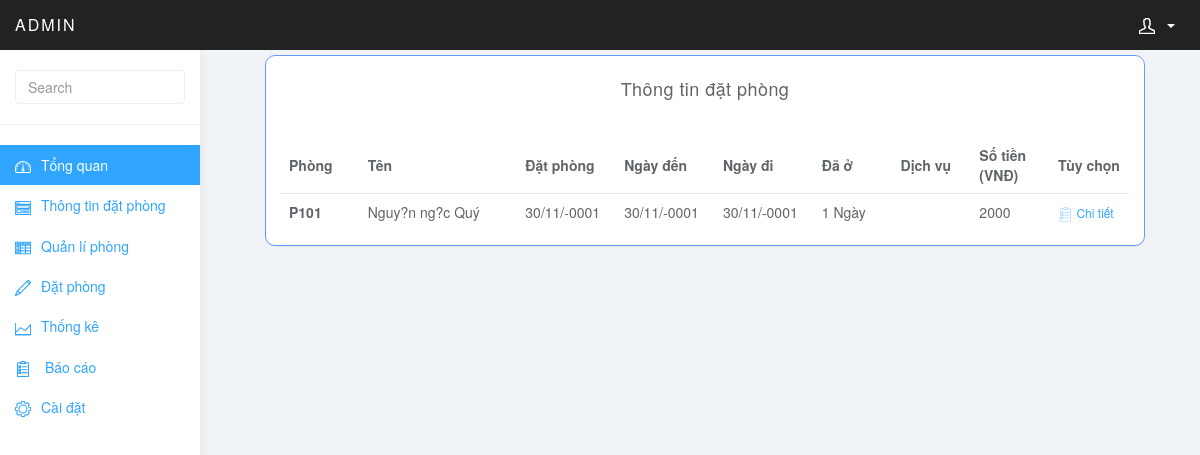
/admin/controller/room.php (signed in), run on the app's committed database.
### tables this page shows
CREATE TABLE `room_order` (
  `id` int(11) NOT NULL,
  `room_id` int(11) NOT NULL,
  `status_id` int(11) NOT NULL,
  `note` varchar(200) NOT NULL,
  `date_check_in` date NOT NULL,
  `date_checkout` date NOT NULL,
  `date_order` date NOT NULL,
  `customer_id` int(11) NOT NULL,
  `price` decimal(10,0) NOT NULL,
  `quantity` int(11) NOT NULL
);

CREATE TABLE `room` (
  `id` int(11) NOT NULL,
  `name` varchar(100) NOT NULL,
  `room_type_id` int(11) NOT NULL,
  `img` varchar(255) NOT NULL,
  `description` text NOT NULL,
  `price` decimal(10,0) NOT NULL
);

CREATE TABLE `customer` (
  `id` int(11) NOT NULL,
  `name` varchar(100) NOT NULL,
  `birth_day` date NOT NULL,
  `passport` varchar(50) NOT NULL,
  `email` varchar(100) NOT NULL,
  `password` varchar(100) NOT NULL,
  `phone` varchar(20) NOT NULL,
  `gender` varchar(100) NOT NULL,
  `adress` varchar(200) NOT NULL,
  `city_id` int(11) NOT NULL
);

### admin/controller/room.php (called while the page is built)
<?php
	require_once('../view/view_room.php');
?>

### admin/include/get_list.php (called while the page is built, shortened)
<?php
function get_setting() {
    global $db;
    $query = '
        SELECT *
        FROM hotel_option';
    try {
        $statement = $db->prepare($query);
        $statement->execute();
        $result = $statement->fetch();
        return $result;
    } catch (PDOException $e) {
        $error_message = $e->getMessage();
        display_db_error($error_message);
    }
}
?>

### admin/link.php (called while the page is built)
<?php
	require_once('include/config.php');
	require_once('include/get_list.php');
	$option=get_setting();
	$a='/admin';
	$plink=$option['link'].$a;
?>

### admin/include/room_db.php (called while the page is built, shortened)
<?php
function get_room($id) {
    global $db;
    $query = '
        SELECT *
        FROM room
        WHERE id = :id';
    try {
        $statement = $db->prepare($query);
        $statement->bindValue(':id', $id);
        $statement->execute();
        $result = $statement->fetch();
        return $result;
    } catch (PDOException $e) {
        $error_message = $e->getMessage();
        display_db_error($error_message);
    }
}
function get_list_room_order() {
    global $db;
    $query = '
        SELECT * FROM room_order';
    try {
        $statement = $db->prepare($query);
        $statement->execute();
        $result = $statement->fetchAll();
        return $result;
    } catch (PDOException $e) {
        $error_message = $e->getMessage();
        display_db_error($error_message);
    }
}
?>

### admin/include/customer_db.php (called while the page is built, shortened)
<?php
function get_customer_id($id) {
    global $db;
    $query = '
        SELECT *
        FROM customer
        WHERE id = :id';
    try {
        $statement = $db->prepare($query);
        $statement->bindValue(':id', $id);
        $statement->execute();
        $result = $statement->fetch();
        return $result;
    } catch (PDOException $e) {
        $error_message = $e->getMessage();
        display_db_error($error_message);
    }
}
?>

### admin/view/menu.php (the view, shortened to what this page needs)
<?php
	require_once('../link.php');
?>
<!DOCTYPE html>
<html>
<head>
<link href="<?php echo $plink;?>/bootstrap/css/bootstrap.min.css" rel="stylesheet">
<link href="<?php echo $plink;?>/css/styles.css" rel="stylesheet">
<link href="<?php echo $plink;?>/css/form.css" rel="stylesheet">
</head>
<body>
	<nav class="navbar navbar-inverse navbar-fixed-top" role="navigation">
		<div class="container-fluid">
			<div class="navbar-header">
				<a class="navbar-brand" href="<?php echo $plink;?>/index.php"><span></span>admin</a>
				<ul class="user-menu">
					<li class="dropdown pull-right">
						<a href="#" class="dropdown-toggle" data-toggle="dropdown"><svg class="glyph stroked male-user"><use xlink:href="#stroked-male-user"></use></svg><span class="caret"></span></a>
					</li>
				</ul>
			</div>
		</div>
	</nav>
		<div id="sidebar-collapse" class="col-sm-3 col-lg-2 sidebar">
		<form role="search">
			<div class="form-group">
				<input type="text" class="form-control" placeholder="Search">
			</div>
		</form>
		<ul class="nav menu">
			<li class="active"><a href="<?php echo $plink;?>/index.php"><svg class="glyph stroked dashboard-dial"><use xlink:href="#stroked-dashboard-dial"></use></svg>Tổng quan</a></li>
			<li><a href="<?php echo $plink;?>/controller/room.php"><svg class="glyph stroked app window with content"><use xlink:href="#stroked-app-window-with-content"></use></svg>Thông tin đặt phòng</a></li>
			<li <?php if($_SESSION['level']!='1'){echo "style='display:none'";}else echo "";?>><a href="<?php echo $plink;?>/controller/room_setting.php"><svg class="glyph stroked table"><use xlink:href="#stroked-table"></use></svg>Quản lí phòng</a></li>
			<li><a href="<?php echo $plink;?>/controller/form.php"><svg class="glyph stroked pencil"><use xlink:href="#stroked-pencil"></use></svg>Đặt phòng</a></li>
			<li><a href="<?php echo $plink;?>/controller/statistical.php"><svg class="glyph stroked line-graph"><use xlink:href="#stroked-line-graph"></use></svg>Thống kê</a></li>
			<li><a href="<?php echo $plink;?>/controller/user.php""><svg class="glyph stroked clipboard with paper"><use xlink:href="#stroked-clipboard-with-paper"></use></svg> Báo cáo</a></li>
			<li <?php if($_SESSION['level']!='1'){echo "style='display:none'";}else echo "";?>><a href="<?php echo $plink;?>/controller/setting.php"><svg class="glyph stroked gear"><use xlink:href="#stroked-gear"></use></svg>Cài đặt</a></li>
		</ul>
	</div>

### admin/view/view_room.php (shortened to what this page needs)
<?php
	require_once('../include/config.php');
	require_once('../include/room_db.php');
	require_once('../include/customer_db.php');
	require_once('../link.php');
		require_once('menu.php');
		$orders=get_list_room_order();
?>
	<div class="col-sm-9 col-sm-offset-3 col-lg-10 col-lg-offset-2 main">
	<form method="POST" class="col-sm-12 col-lg-12">
			<div class="row col-md-12">
				<div class="right col-lg-12">
				  <section class="panel">
				      <header class="panel-heading" style="text-align:center">
				          Thông tin đặt phòng
				      </header>
						<div class="panel-body table-responsive">
							<table class="table ">
								<thead>
									<tr>
										<th class="col-md-1">Phòng</th>
										<th class="col-md-2">Tên</th>
										<th class="col-md-1">Đặt phòng</th>
										<th class="col-md-1">Ngày đến</th>
										<th class="col-md-1">Ngày đi</th>
										<th class="col-md-1">Đã ở</th>
										<th class="col-md-1">Dịch vụ</th>
										<th class="col-md-1">Số tiền (VNĐ)</th>
										<th class="col-md-1">Tùy chọn</th>
									</tr>
								</thead>
								<tbody>
								<?php foreach ($orders as $order):?>
									<tr>
										<th scope="row"><?php $room=get_room($order['room_id']);echo $room['name'];?></th>
										<td><?php $customer=get_customer_id($order['customer_id']);echo $customer['name'];?></td>
										<td><?php echo date('d/m/Y',strtotime($order['date_order']));?></td>
										<td><?php echo date('d/m/Y',strtotime($order['date_check_in']));?></td>
										<td><?php echo date('d/m/Y',strtotime($order['date_checkout']));?></td>
										<td><?php echo $order['quantity']." Ngày";?></td>
										<td></td>
										<td><?php echo $order['price'];?></td>
										<td>
											<li style="list-style-type: none;">
												<a href="<?php echo $plink;?>/controller/user.php?id=<?php echo $order['id']?>" style="font-size:12px">
													<svg class="glyph stroked clipboard with paper" style="height: 15;width:15;">
													<use xlink:href="#stroked-clipboard-with-paper"/>
													</svg>
													Chi tiết
												</a>
											</li>
										</td>
									</tr>
								<?php endforeach?>
								</tbody>
							</table>
						</div>
					</section>
				</div>
			</div>
	</form>
	</div>
		</body>
		</html>

### admin/css/styles.css (style rules this page uses)
body { background: #f1f4f7; padding-top: 50px; color: #5f6468; }
a, a:hover, a:focus { color: #30a5ff; }
.form-control { border: 1px solid #eee; box-shadow: none; }
.navbar-header .navbar-brand { color: #fff; font-size: 16px; text-transform: uppercase; font-weight: 500; letter-spacing: 2px; }
.panel { border: 0; }
.panel-heading { font-size: 18px; font-weight: 300; letter-spacing: 0.025em; height: 66px; line-height: 45px; }
.navbar { border: 0; }
.user-menu { display: inline-block; margin-top: 14px; margin-right: 10px; float: right; list-style: none; padding: 0; }
.user-menu a { color: #fff; }
.sidebar { display: block; background-color: #fff; padding: 0; display: none; }
.sidebar form { padding: 20px 15px 5px 15px; border-bottom: 1px solid #eee; margin-bottom: 20px; }
@media (min-width: 768px) { .sidebar { display: block; position: fixed; top: 50px; bottom: 0; left: 0; z-index: 1000; display: block; margin: 0; padding: 0; overflow-x: hidden; overflow-y: auto; background-color: #fff; box-shadow: 1px 0px 10px rgba(0, 0, 0, .05); } }
@media (min-width: 768px) { .navbar-header { width: 100%; } }
.sidebar ul.nav .active a, .sidebar ul.nav li.parent a.active, .sidebar ul.nav .active > a:hover, .sidebar ul.nav li.parent a.active:hover, .sidebar ul.nav .active > a:focus, .sidebar ul.nav li.parent a.active:focus { color: #fff; background-color: #30a5ff; }
.table { background: #fff; }
.table>thead>tr>th { border-bottom: 1px solid #e6e7e8; vertical-align: middle; height: 50px; }
.sidebar .glyph, .user-menu .glyph { height: 16px; width: 16px; margin: 0 10px 0 0; stroke-width: 3px; }
.user-menu .glyph { stroke-width: 4px; }
.glyph.table { background: none; border: none; }

### admin/css/form.css (style rules this page uses)
.row { margin: 5px; }
.panel { border: 1px solid #6699FF; border-radius: 10px; }

### data on the page
room_order: room.name "P101", customer.name "Nguy?n ng?c Quý", date_order "30/11/-0001", date_check_in "30/11/-0001", date_checkout "30/11/-0001", quantity "1", price "2000"
